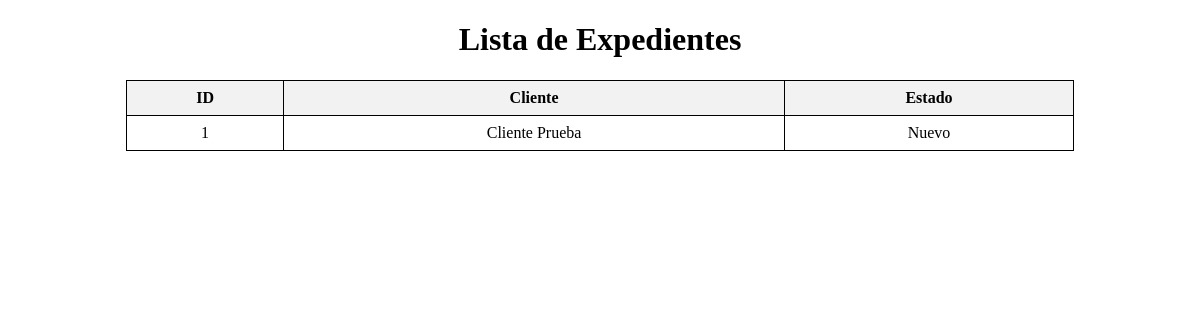
Before: / with the older database file.
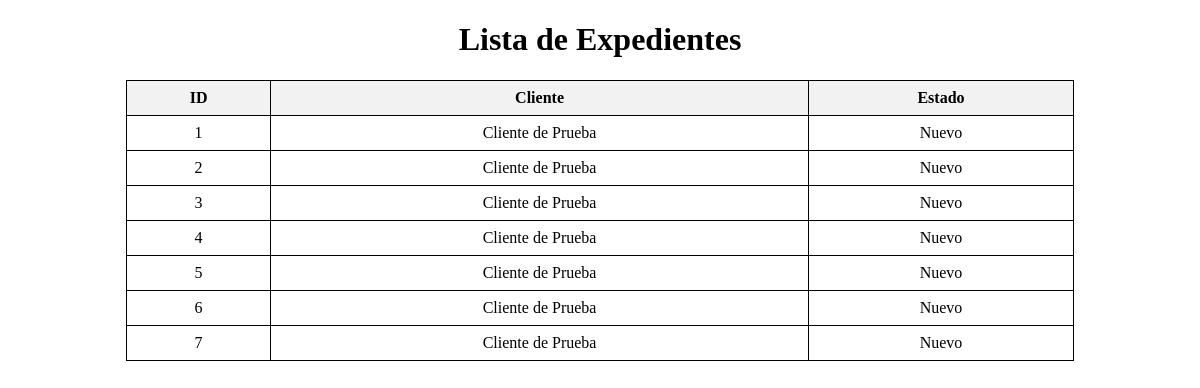
After: the same page with the newer database file.
### app/dominio/expediente.py (models this page shows)
class Expediente(db.Model):
    __tablename__ = 'expedientes'
    id = db.Column(db.Integer, primary_key=True)
    cliente = db.Column(db.String(100), nullable=False)
    estado = db.Column(db.String(50), nullable=False)
    fiscal_id = db.Column(db.Integer, db.ForeignKey('usuarios.id'), nullable=True)
    asistente_id = db.Column(db.Integer, db.ForeignKey('usuarios.id'), nullable=True)
    fiscal = db.relationship('UsuarioModelo', foreign_keys=[fiscal_id])
    asistente = db.relationship('UsuarioModelo', foreign_keys=[asistente_id])
    documentos = db.relationship('Documento', backref='expediente', lazy=True)

### run.py (the view)
@app.route("/")
def inicio():
    usuario_prueba = Usuario(id=1, nombre="Juan Fiscal", correo="juan.fiscal@hotmail.com", rol=RolUsuario.FISCAL)
    servicio = ServicioGestionExpedientes(RepositorioExpedienteSQL(db.session))
    expedientes = servicio.obtener_expedientes_de_usuario(usuario_prueba)
    return render_template("expedientes.html", expedientes=expedientes)

### app/aplicacion/servicio_Gestion_Expedientes.py (called while the page is built)
    def obtener_expedientes_de_usuario(self, usuario: Usuario):
       return self.repositorio_expedientes.obtener_por_usuario(usuario)

### app/infraestructura/repositorio_ExpedienteSQL.py (called while the page is built)
    def obtener_por_usuario(self, usuario) -> list[Expediente]:
        return Expediente.query.filter(
            (Expediente.fiscal_id == usuario.id) |
            (Expediente.asistente_id == usuario.id)
        ).all()

### app/templates/expedientes.html (shortened to what this page needs)
<!DOCTYPE html>
<html lang="es">
<head>
</head>
<body>
    <h1 style="text-align:center;">Lista de Expedientes</h1>
    <table>
        <tr>
            <th>ID</th>
            <th>Cliente</th>
            <th>Estado</th>
        </tr>
        {% for exp in expedientes %}
        <tr>
            <td>{{ exp.id }}</td>
            <td>{{ exp.cliente }}</td>
            <td>{{ exp.estado }}</td>
        </tr>
        {% endfor %}
    </table>
</body>
</html>

### app/templates/expedientes.html (style rules this page uses)
table { border-collapse: collapse; width: 80%; margin: 20px auto; }
th, td { border: 1px solid black; padding: 8px; text-align: center; }
th { background-color: #f2f2f2; }

Changed rows visible on the page:
changed Expediente id 1: cliente "Cliente Prueba" → "Cliente de Prueba"
added Expediente: id "2", cliente "Cliente de Prueba", estado "Nuevo"
added Expediente: id "3", cliente "Cliente de Prueba", estado "Nuevo"
added Expediente: id "4", cliente "Cliente de Prueba", estado "Nuevo"
added Expediente: id "5", cliente "Cliente de Prueba", estado "Nuevo"
added Expediente: id "6", cliente "Cliente de Prueba", estado "Nuevo"
added Expediente: id "7", cliente "Cliente de Prueba", estado "Nuevo"
